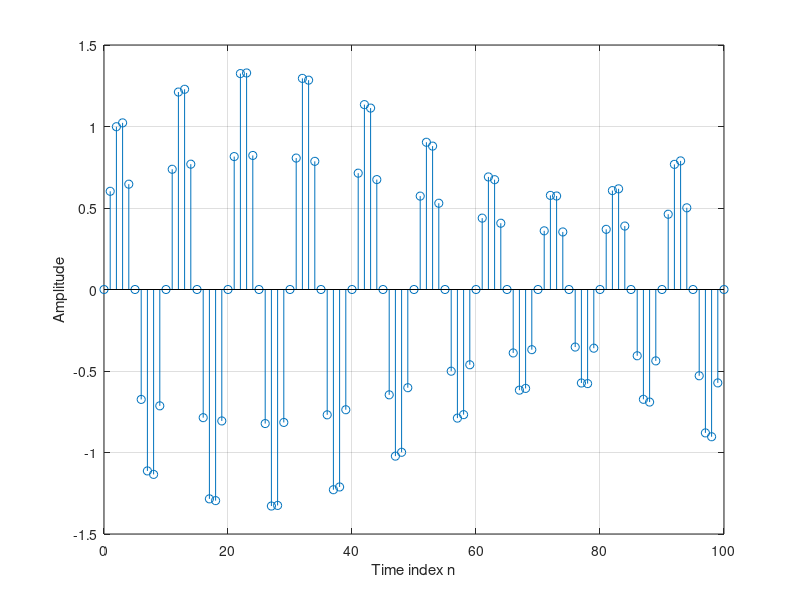

Here is the MATLAB script that generated this plot:
% Program P1_6
% Generation of amplitude modulated sequence
clf;
n = 0:100;	
m = 0.4;fH = 0.1; fL = 0.01;				
xH = sin(2*pi*fH*n);
xL = sin(2*pi*fL*n);
y = (1+m*xL).*xH;
stem(n,y);grid;
xlabel('Time index n');ylabel('Amplitude');